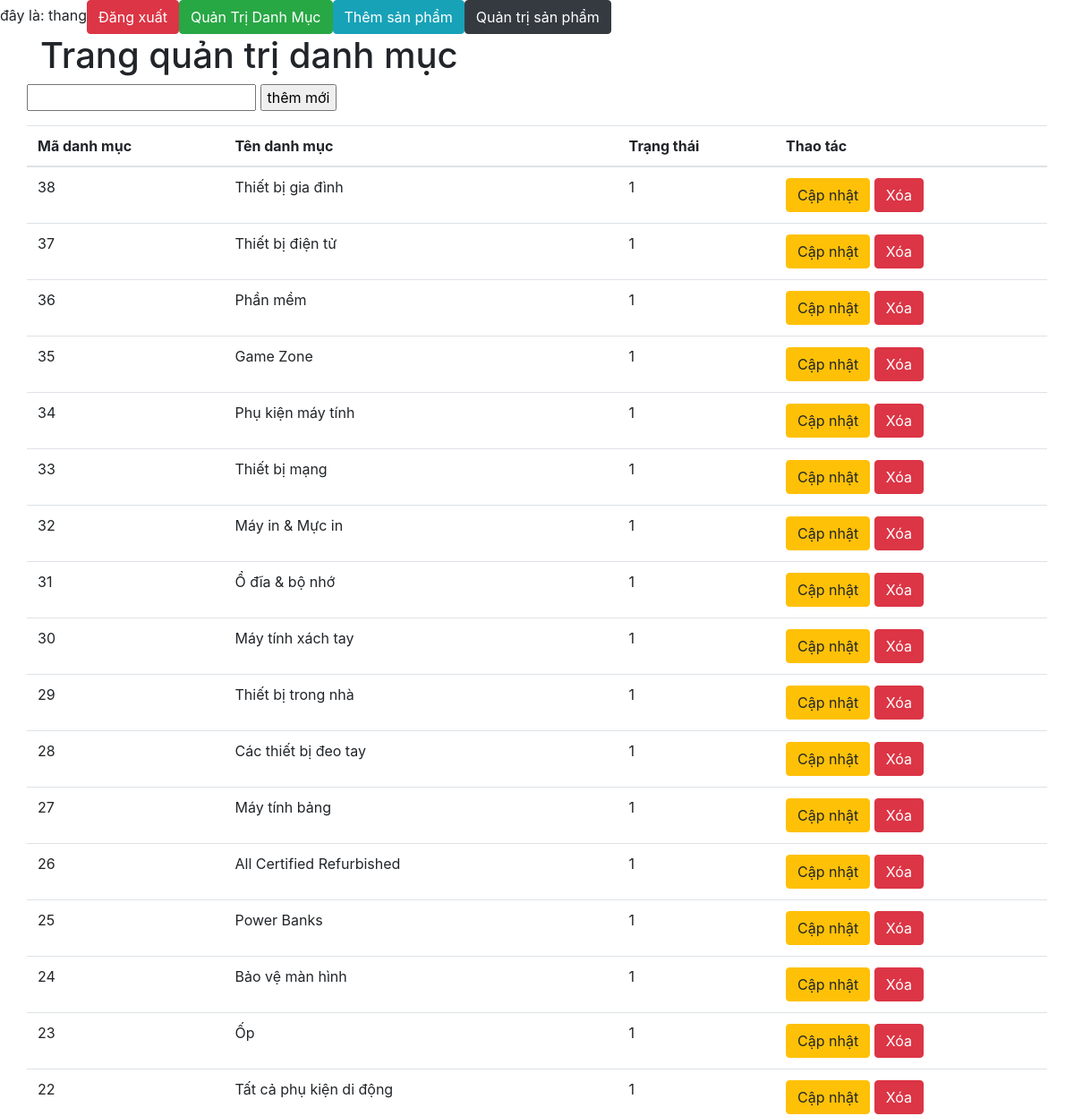
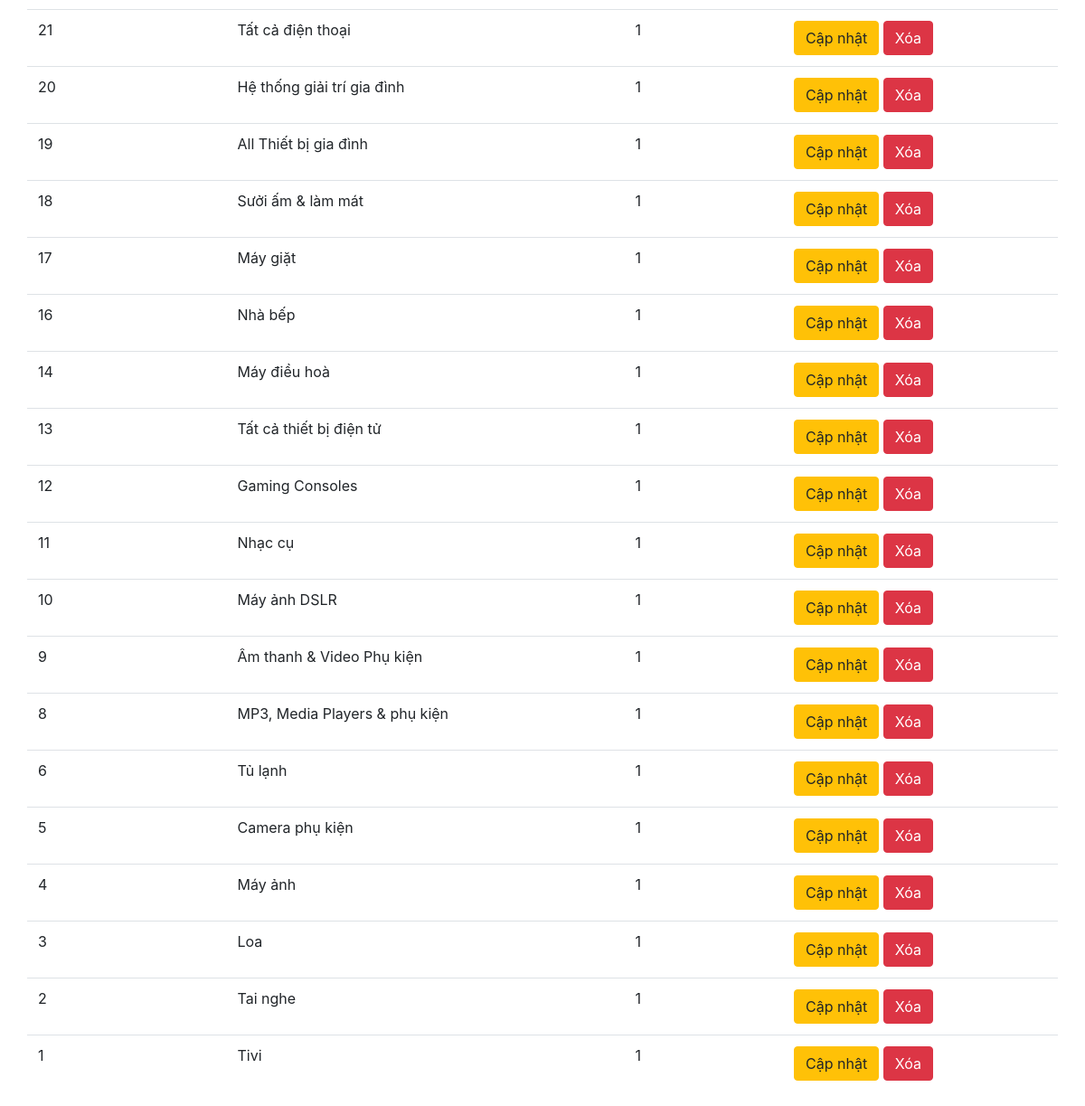
Screenshot of /Baitap/admin/mana_danhmuc.php (signed in) with the database file from the repository (2 pictures, top to bottom).
### tables this page shows
CREATE TABLE `tbl_danhmuc` (
  `Ma_DanhMuc` int(11) NOT NULL,
  `Ten_DanhMuc` varchar(250) NOT NULL,
  `TrangThai` bit(1) NOT NULL
);

### Baitap/admin/mana_danhmuc.php (the view, shortened to what this page needs)
<?php
    require("tele.php");
?>
<!DOCTYPE html>
<html lang="en">
<head>
    <link rel="stylesheet" href="https://stackpath.bootstrapcdn.com/bootstrap/4.5.2/css/bootstrap.min.css">
</head>
<body>
    <div class="container">
        <h1>Trang quản trị danh mục</h1>
        <div class="row">
            <form action="mana_danhmuc.php" method="post">
                <input type="text" name="tendm">
                <input type="submit" name="insert" value="thêm mới">
            </form>
        </div>
        <div class="row">
            <table class="table">
                <thead>
                    <tr>
                        <th scope="col">Mã danh mục</th>
                        <th scope="col">Tên danh mục</th>
                        <th scope="col">Trạng thái</th>
                        <th scope="col">Thao tác</th>
                    </tr>
                </thead>
                <tbody>
                    <?php
                    $sql_select = "select * from tbl_danhmuc order by Ma_DanhMuc DESC";
                    $ketqua = mysqli_query($conn, $sql_select);
                    if(mysqli_num_rows($ketqua)>0){
                        while ($row = mysqli_fetch_assoc($ketqua)){
                            echo "<tr>";
                            echo "<td>".$row["Ma_DanhMuc"]."</td>";
                            if(isset($_GET["task"]) && $_GET["task"] == "update"){
                                if($_GET["id"] == $row["Ma_DanhMuc"]){
                                    echo "<form action='mana_danhmuc.php' method='post'><td>";
                                    echo "<input type='text' name='update' value = '".$row["Ten_DanhMuc"]."'>";
                                    echo "</td>";
                                    echo "<input type='hidden' name='id_dm' value='".$row["Ma_DanhMuc"]."'>";
                                    echo "<td>".$row["TrangThai"]."</td>";
                                    echo "<td>";
                                    echo "<input type='submit' name='btn_update' value='Cập nhật' class='btn btn-primary'>";
                                    echo "</td></form>";
                                }else{
                                    echo "<td>".$row["Ten_DanhMuc"]."</td>";
                                    echo "<td>".$row["TrangThai"]."</td>";
                                    echo "<td><a href='mana_danhmuc.php?task=update&id=".$row["Ma_DanhMuc"]."' class='btn btn-warning'>Cập nhật</a>
                                    <a href='mana_danhmuc.php?task=delete&id=".$row["Ma_DanhMuc"]."' class='btn btn-danger'>Xóa</a></td>";
                                    echo "</tr>";
                                }
                            }else{
                                echo "<td>".$row["Ten_DanhMuc"]."</td>";
                                echo "<td>".$row["TrangThai"]."</td>";
                                echo "<td><a href='mana_danhmuc.php?task=update&id=".$row["Ma_DanhMuc"]."' class='btn btn-warning'>Cập nhật</a>
                                <a href='mana_danhmuc.php?task=delete&id=".$row["Ma_DanhMuc"]."' class='btn btn-danger'>Xóa</a></td>";
                                echo "</tr>";
                            }
                        }
                    }else{
                        echo "bảng k chứa dữ liệu";
                    }
                ?>
                </tbody>
            </table>
        </div>
    </div>
</body>
</html>

### rows the page displays
tbl_danhmuc: Ma_DanhMuc "38", Ten_DanhMuc "Thiết bị gia đình", TrangThai "1"
tbl_danhmuc: Ma_DanhMuc "37", Ten_DanhMuc "Thiết bị điện tử", TrangThai "1"
tbl_danhmuc: Ma_DanhMuc "36", Ten_DanhMuc "Phần mềm", TrangThai "1"
tbl_danhmuc: Ma_DanhMuc "35", Ten_DanhMuc "Game Zone", TrangThai "1"
tbl_danhmuc: Ma_DanhMuc "34", Ten_DanhMuc "Phụ kiện máy tính", TrangThai "1"
tbl_danhmuc: Ma_DanhMuc "33", Ten_DanhMuc "Thiết bị mạng", TrangThai "1"
tbl_danhmuc: Ma_DanhMuc "32", Ten_DanhMuc "Máy in & Mực in", TrangThai "1"
tbl_danhmuc: Ma_DanhMuc "31", Ten_DanhMuc "Ổ đĩa & bộ nhớ", TrangThai "1"
tbl_danhmuc: Ma_DanhMuc "30", Ten_DanhMuc "Máy tính xách tay", TrangThai "1"
tbl_danhmuc: Ma_DanhMuc "29", Ten_DanhMuc "Thiết bị trong nhà", TrangThai "1"
tbl_danhmuc: Ma_DanhMuc "28", Ten_DanhMuc "Các thiết bị đeo tay", TrangThai "1"
tbl_danhmuc: Ma_DanhMuc "27", Ten_DanhMuc "Máy tính bảng", TrangThai "1"
tbl_danhmuc: Ma_DanhMuc "26", Ten_DanhMuc "All Certified Refurbished", TrangThai "1"
tbl_danhmuc: Ma_DanhMuc "25", Ten_DanhMuc "Power Banks", TrangThai "1"
tbl_danhmuc: Ma_DanhMuc "24", Ten_DanhMuc "Bảo vệ màn hình", TrangThai "1"
tbl_danhmuc: Ma_DanhMuc "23", Ten_DanhMuc "Ốp", TrangThai "1"
tbl_danhmuc: Ma_DanhMuc "22", Ten_DanhMuc "Tất cả phụ kiện di động", TrangThai "1"
tbl_danhmuc: Ma_DanhMuc "21", Ten_DanhMuc "Tất cả điện thoại", TrangThai "1"
tbl_danhmuc: Ma_DanhMuc "20", Ten_DanhMuc "Hệ thống giải trí gia đình", TrangThai "1"
tbl_danhmuc: Ma_DanhMuc "19", Ten_DanhMuc "All Thiết bị gia đình", TrangThai "1"
tbl_danhmuc: Ma_DanhMuc "18", Ten_DanhMuc "Sưởi ấm & làm mát", TrangThai "1"
tbl_danhmuc: Ma_DanhMuc "17", Ten_DanhMuc "Máy giặt", TrangThai "1"
tbl_danhmuc: Ma_DanhMuc "16", Ten_DanhMuc "Nhà bếp", TrangThai "1"
tbl_danhmuc: Ma_DanhMuc "14", Ten_DanhMuc "Máy điều hoà", TrangThai "1"
tbl_danhmuc: Ma_DanhMuc "13", Ten_DanhMuc "Tất cả thiết bị điện tử", TrangThai "1"
tbl_danhmuc: Ma_DanhMuc "12", Ten_DanhMuc "Gaming Consoles", TrangThai "1"
tbl_danhmuc: Ma_DanhMuc "11", Ten_DanhMuc "Nhạc cụ", TrangThai "1"
tbl_danhmuc: Ma_DanhMuc "10", Ten_DanhMuc "Máy ảnh DSLR", TrangThai "1"
tbl_danhmuc: Ma_DanhMuc "9", Ten_DanhMuc "Âm thanh & Video Phụ kiện", TrangThai "1"
tbl_danhmuc: Ma_DanhMuc "8", Ten_DanhMuc "MP3, Media Players & phụ kiện", TrangThai "1"
tbl_danhmuc: Ma_DanhMuc "6", Ten_DanhMuc "Tủ lạnh", TrangThai "1"
tbl_danhmuc: Ma_DanhMuc "5", Ten_DanhMuc "Camera phụ kiện", TrangThai "1"
tbl_danhmuc: Ma_DanhMuc "4", Ten_DanhMuc "Máy ảnh", TrangThai "1"
tbl_danhmuc: Ma_DanhMuc "3", Ten_DanhMuc "Loa", TrangThai "1"
tbl_danhmuc: Ma_DanhMuc "2", Ten_DanhMuc "Tai nghe", TrangThai "1"
tbl_danhmuc: Ma_DanhMuc "1", Ten_DanhMuc "Tivi", TrangThai "1"

### other values shown
$_SESSION["username"] "thang"
